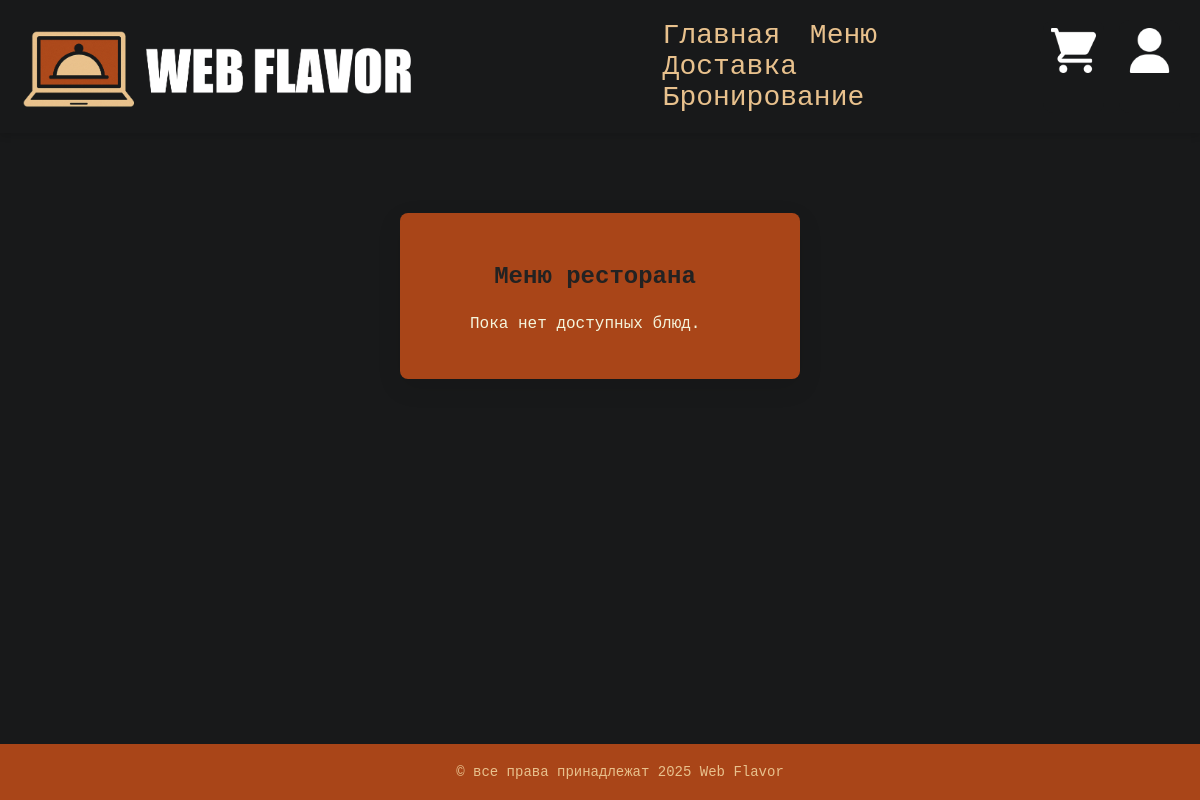
Before: /menu with the older database file.
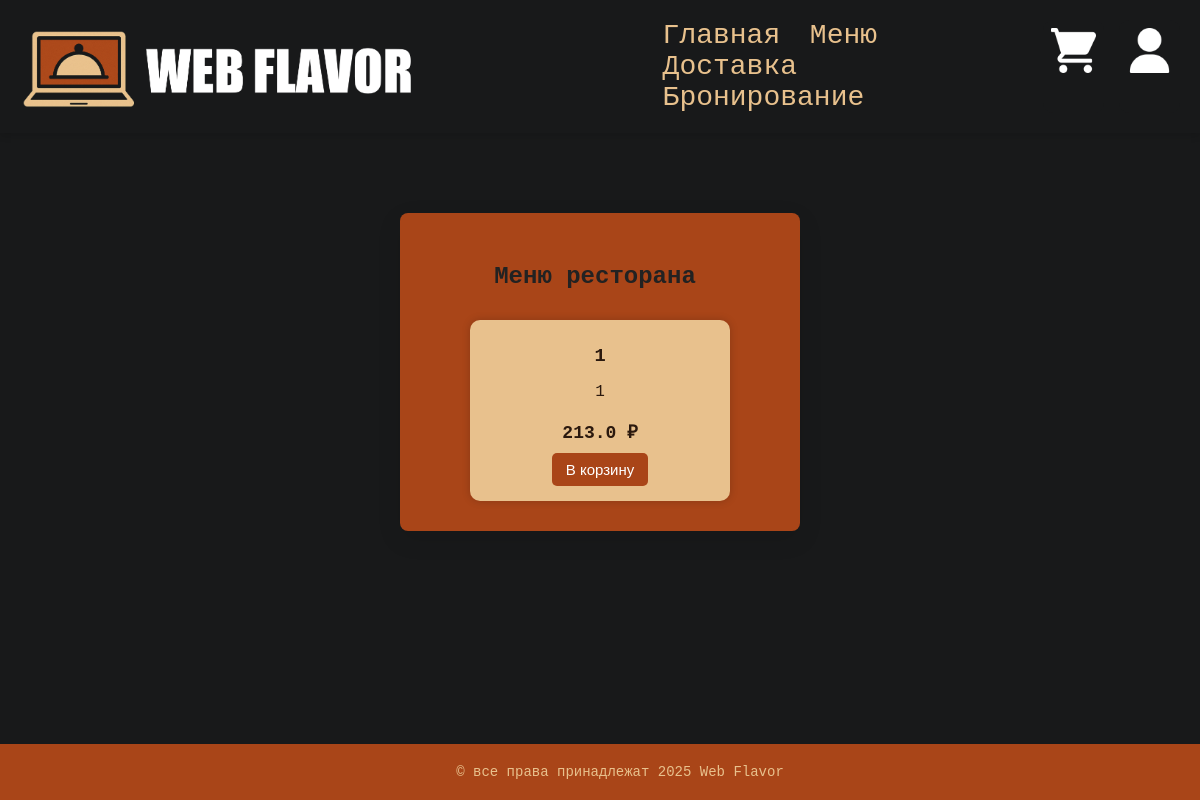
After: the same page with the newer database file.
### app.py (models this page shows)
class Product(db.Model):
    id = db.Column(db.Integer, primary_key=True)
    name = db.Column(db.String(100), nullable=False)
    description = db.Column(db.String(200))
    price = db.Column(db.Float, nullable=False)
    image_url = db.Column(db.String(200))

### app.py (the view)
@app.route('/menu')
def menu():
    products = Product.query.all()
    return render_template('menu.html', products=products)

### templates/menu.html (shortened to what this page needs)
{% extends "base.html" %}
{% block content %}
<div class="container">
  <h2>Меню ресторана</h2>
  {% if products %}
    <div class="product-grid">
      {% for product in products %}
        <div class="product-card">
          <h3>{{ product.name }}</h3>
          <p>{{ product.description }}</p>
          <p class="price">{{ product.price }} ₽</p>
          <form method="POST" action="{{ url_for('add_to_cart', product_id=product.id) }}">
            <button type="submit">В корзину</button>
          </form>
        </div>
      {% endfor %}
    </div>
  {% else %}
    <p>Пока нет доступных блюд.</p>
  {% endif %}
</div>
{% endblock %}

Changed rows visible on the page:
added Product: name "1", description "1", price "213.0"
Other visible differences:
text no longer shown: "Пока нет доступных блюд."
